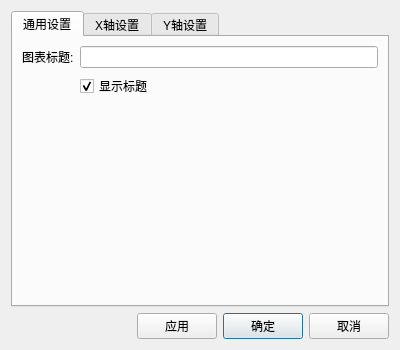
<?xml version="1.0" encoding="UTF-8"?>
<ui version="4.0">
 <class>ChartSetting1</class>
 <widget class="QDialog" name="ChartSetting1">
  <property name="geometry">
   <rect>
    <x>0</x>
    <y>0</y>
    <width>400</width>
    <height>350</height>
   </rect>
  </property>
  <property name="windowTitle">
   <string>图表设置</string>
  </property>
  <layout class="QVBoxLayout" name="verticalLayout">
   <item>
    <widget class="QTabWidget" name="tabWidget">
     <property name="currentIndex">
      <number>0</number>
     </property>

     <widget class="QWidget" name="tabGeneral">
      <attribute name="title">
       <string>通用设置</string>
      </attribute>
      <layout class="QFormLayout" name="formLayout_3">
       <item row="0" column="0">
        <widget class="QLabel" name="labelTitle">
         <property name="text">
          <string>图表标题:</string>
         </property>
        </widget>
       </item>
       <item row="0" column="1">
        <widget class="QLineEdit" name="editTitle"/>
       </item>
       <item row="1" column="1">
        <widget class="QCheckBox" name="checkTitleVisible">
         <property name="text">
          <string>显示标题</string>
         </property>
         <property name="checked">
          <bool>true</bool>
         </property>
        </widget>
       </item>
      </layout>
     </widget>

     <widget class="QWidget" name="tabX">
      <attribute name="title">
       <string>X轴设置</string>
      </attribute>
      <layout class="QFormLayout" name="formLayout">
       <item row="0" column="0">
        <widget class="QLabel" name="label_2">
         <property name="text">
          <string>轴标签:</string>
         </property>
        </widget>
       </item>
       <item row="0" column="1">
        <widget class="QLineEdit" name="editXLabel"/>
       </item>
       <item row="1" column="0">
        <widget class="QLabel" name="label_3">
         <property name="text">
          <string>范围最小值:</string>
         </property>
        </widget>
       </item>
       <item row="1" column="1">
        <widget class="QDoubleSpinBox" name="spinXMin">
         <property name="decimals">
          <number>6</number>
         </property>
         <property name="minimum">
          <double>-999999999.000000000000000</double>
         </property>
         <property name="maximum">
          <double>999999999.000000000000000</double>
         </property>
        </widget>
       </item>
       <item row="2" column="0">
        <widget class="QLabel" name="label_4">
         <property name="text">
          <string>范围最大值:</string>
         </property>
        </widget>
       </item>
       <item row="2" column="1">
        <widget class="QDoubleSpinBox" name="spinXMax">
         <property name="decimals">
          <number>6</number>
         </property>
         <property name="minimum">
          <double>-999999999.000000000000000</double>
         </property>
         <property name="maximum">
          <double>999999999.000000000000000</double>
         </property>
        </widget>
       </item>
       <item row="3" column="1">
        <widget class="QCheckBox" name="checkXLog">
         <property name="text">
          <string>对数坐标 (Logarithmic)</string>
         </property>
        </widget>
       </item>
       <item row="4" column="1">
        <widget class="QCheckBox" name="checkXSci">
         <property name="text">
          <string>科学计数法显示</string>
         </property>
        </widget>
       </item>
       <item row="5" column="1">
        <widget class="QCheckBox" name="checkXGrid">
         <property name="text">
          <string>显示主网格</string>
         </property>
        </widget>
       </item>
       <item row="6" column="1">
        <widget class="QCheckBox" name="checkXSubGrid">
         <property name="text">
          <string>显示子网格</string>
         </property>
        </widget>
       </item>
      </layout>
     </widget>

     <widget class="QWidget" name="tabY">
      <attribute name="title">
       <string>Y轴设置</string>
      </attribute>
      <layout class="QFormLayout" name="formLayout_2">
       <item row="0" column="0">
        <widget class="QLabel" name="label_5">
         <property name="text">
          <string>轴标签:</string>
         </property>
        </widget>
       </item>
       <item row="0" column="1">
        <widget class="QLineEdit" name="editYLabel"/>
       </item>
       <item row="1" column="0">
        <widget class="QLabel" name="label_6">
         <property name="text">
          <string>范围最小值:</string>
         </property>
        </widget>
       </item>
       <item row="1" column="1">
        <widget class="QDoubleSpinBox" name="spinYMin">
         <property name="decimals">
          <number>6</number>
         </property>
         <property name="minimum">
          <double>-999999999.000000000000000</double>
         </property>
         <property name="maximum">
          <double>999999999.000000000000000</double>
         </property>
        </widget>
       </item>
       <item row="2" column="0">
        <widget class="QLabel" name="label_7">
         <property name="text">
          <string>范围最大值:</string>
         </property>
        </widget>
       </item>
       <item row="2" column="1">
        <widget class="QDoubleSpinBox" name="spinYMax">
         <property name="decimals">
          <number>6</number>
         </property>
         <property name="minimum">
          <double>-999999999.000000000000000</double>
         </property>
         <property name="maximum">
          <double>999999999.000000000000000</double>
         </property>
        </widget>
       </item>
       <item row="3" column="1">
        <widget class="QCheckBox" name="checkYLog">
         <property name="text">
          <string>对数坐标 (Logarithmic)</string>
         </property>
        </widget>
       </item>
       <item row="4" column="1">
        <widget class="QCheckBox" name="checkYSci">
         <property name="text">
          <string>科学计数法显示</string>
         </property>
        </widget>
       </item>
       <item row="5" column="1">
        <widget class="QCheckBox" name="checkYGrid">
         <property name="text">
          <string>显示主网格</string>
         </property>
        </widget>
       </item>
       <item row="6" column="1">
        <widget class="QCheckBox" name="checkYSubGrid">
         <property name="text">
          <string>显示子网格</string>
         </property>
        </widget>
       </item>
      </layout>
     </widget>
    </widget>
   </item>
   <item>
    <layout class="QHBoxLayout" name="horizontalLayout">
     <item>
      <spacer name="horizontalSpacer">
       <property name="orientation">
        <enum>Qt::Horizontal</enum>
       </property>
       <property name="sizeHint" stdset="0">
        <size>
         <width>40</width>
         <height>20</height>
        </size>
       </property>
      </spacer>
     </item>
     <item>
      <widget class="QPushButton" name="btnApply">
       <property name="text">
        <string>应用</string>
       </property>
      </widget>
     </item>
     <item>
      <widget class="QPushButton" name="btnOk">
       <property name="text">
        <string>确定</string>
       </property>
       <property name="default">
        <bool>true</bool>
       </property>
      </widget>
     </item>
     <item>
      <widget class="QPushButton" name="btnCancel">
       <property name="text">
        <string>取消</string>
       </property>
      </widget>
     </item>
    </layout>
   </item>
  </layout>
 </widget>
 <resources/>
 <connections/>
</ui>
